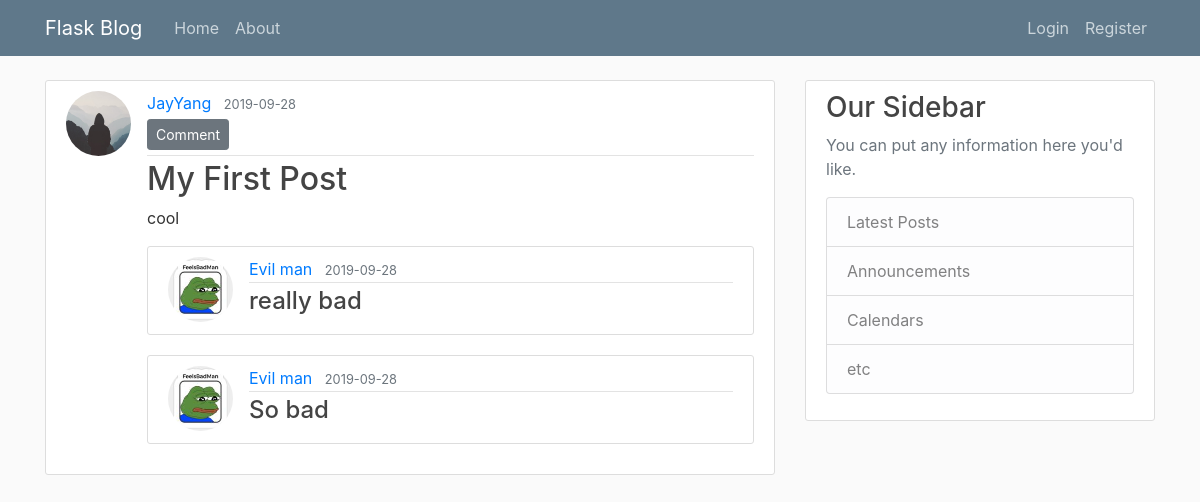
/post/1, run on the app's committed database.
### flaskblog/models.py (models this page shows, shortened)
class User(db.Model, UserMixin):
    id = db.Column(db.Integer, primary_key=True)
    username = db.Column(db.String(20), unique=True, nullable=False)
    email = db.Column(db.String(120), unique=True, nullable=False)
    image_file = db.Column(db.String(20), nullable=False, default='default.jpg')
    password = db.Column(db.String(60), nullable=False)
    posts = db.relationship('Post', backref='author', lazy=True)
    comments = db.relationship('Comment', backref='author', lazy=True)

class Post(db.Model):
    id = db.Column(db.Integer, primary_key=True)
    title = db.Column(db.String(100), nullable=False)
    date_posted = db.Column(db.DateTime, nullable=False, default=datetime.utcnow)
    content = db.Column(db.Text, nullable=False)
    user_id = db.Column(db.Integer, db.ForeignKey('user.id'), nullable=False)

class Comment(db.Model):
    id = db.Column(db.Integer, primary_key=True)
    comment_post_id = db.Column(db.Integer)
    date_posted = db.Column(db.DateTime, nullable=False, default=datetime.utcnow)
    content = db.Column(db.Text, nullable=False)
    user_id = db.Column(db.Integer, db.ForeignKey('user.id'), nullable=False)

### flaskblog/routes.py (the view)
@app.route("/post/<int:post_id>")
def post(post_id):
    post = Post.query.get_or_404(post_id)
    comments = Comment.query.all()
    return render_template('post.html', title=post.title, post=post, comments=comments)

### flaskblog/templates/post.html (shortened to what this page needs)
{% extends "layout.html" %}
{% block content %}
  <article class="media content-section">
    <img class="rounded-circle article-img" src="{{ url_for('static', filename='profile_pics/' + post.author.image_file) }}">
    <div class="media-body">
      <div class="article-metadata">
        <a class="mr-2" href="#">{{ post.author.username }}</a>
        <small class="text-muted">{{ post.date_posted.strftime('%Y-%m-%d') }}</small>
        {% if post.author == current_user %}
          <div>
            <a class="btn btn-secondary btn-sm mt-1 mb-1" href="{{ url_for('update_post', post_id=post.id) }}">Update</a>
            <button type="button" class="btn btn-danger btn-sm m-1" data-toggle="modal" data-target="#deleteModal">Delete</button>
          </div>
	{%else%}
	  <div>
            <a class="btn btn-secondary btn-sm mt-1 mb-1" href="{{ url_for('new_comment',post_id=post.id) }}">Comment</a>
	  </div>
        {% endif %}
      </div>
      <h2 class="article-title">{{ post.title }}</h2>
      <p class="article-content">{{ post.content }}</p>
            {% for comment in comments %}
             {% if post.id == comment.comment_post_id %}
		<article class="media content-section">
          	<img class="rounded-circle article-img" src="{{ url_for('static', filename='profile_pics/'+ comment.author.image_file) }}">
          	<div class="media-body">
            	 <div class="article-metadata">
              	  <a class="mr-2" href="#">{{ comment.author.username }}</a>
                  <small class="text-muted">{{ comment.date_posted.strftime('%Y-%m-%d') }}</small>
                 </div>
                <h4><a class="article-title" href="{{ url_for('comment', comment_id=comment.id) }}">{{comment.content}}</a></h4>
		</div>
                </article>
             {% endif %}
	    {% endfor %}
    </div>
  </article>
{% endblock content %}

### flaskblog/static/main.css (style rules this page uses)
body { background: #fafafa; color: #333333; margin-top: 5rem; }
h1, h2, h3, h4, h5, h6 { color: #444444; }
.content-section { background: #ffffff; padding: 10px 20px; border: 1px solid #dddddd; border-radius: 3px; margin-bottom: 20px; }
.article-title { color: #444444; }
.article-content { white-space: pre-line; }
.article-img { height: 65px; width: 65px; margin-right: 16px; }
.article-metadata { padding-bottom: 1px; margin-bottom: 4px; border-bottom: 1px solid #e3e3e3 }

### data on the page
User: image_file (placeholder picture), author.username "JayYang"
Post: date_posted "2019-09-28", title "My First Post", content "cool"
Comment: image_file (picture), author.username "Evil man", date_posted "2019-09-28", content "really bad"
Comment: image_file (picture), author.username "Evil man", date_posted "2019-09-28", content "So bad"
